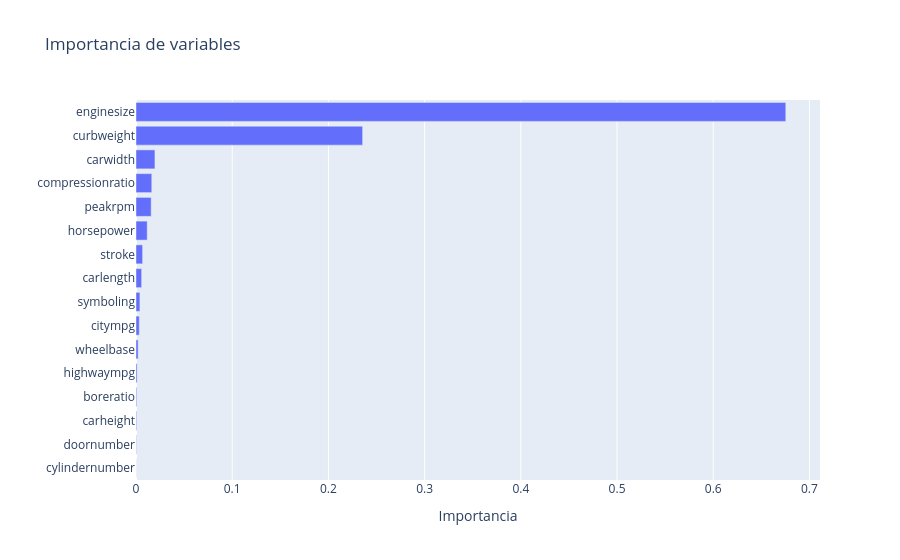

The notebook cell this image was saved under:
### Markdown cell above
CASO 2

### Code cell
import pandas as pd
import plotly.express as px
from sklearn.model_selection import train_test_split
from sklearn.tree import DecisionTreeRegressor

df = pd.read_csv('https://raw.githubusercontent.com/jorgermzg15/data-files/refs/heads/main/CarPrice_dataset.csv')

# Solo columnas numéricas
num = df.select_dtypes(include='number')
X = num.drop(columns=['price'])
y = num['price']

X_train, X_test, y_train, y_test = train_test_split(X, y, test_size=0.2, random_state=0)

arbol = DecisionTreeRegressor(random_state=0).fit(X_train, y_train)

imp = pd.Series(arbol.feature_importances_, index=X.columns).sort_values()
px.bar(x=imp.values, y=imp.index, orientation='h',
       title='Importancia de variables', labels={'x': 'Importancia', 'y': ''}).show()

print(imp.sort_values(ascending=False))
print("Más importante:", imp.idxmax())

### Figure 1 — Plotly figure (JSON) as saved in the notebook; plotly's stock layout.template omitted (floating-point values rounded to 4 significant figures)
{"data": [{"hovertemplate": "Importancia=%{x}<br>=%{y}<extra></extra>", "legendgroup": "", "marker": {"color": "#636efa", "pattern": {"shape": ""}}, "name": "", "orientation": "h", "showlegend": false, "textposition": "auto", "type": "bar", "x": [7.318e-05, 0.0003767, 0.0006705, 0.0007695, 0.001147, 0.002212, 0.003412, 0.004067, 0.005857, 0.006883, 0.01166, 0.01578, 0.0164, 0.0197, 0.2356, 0.6754], "xaxis": "x", "y": ["cylindernumber", "doornumber", "carheight", "boreratio", "highwaympg", "wheelbase", "citympg", "symboling", "carlength", "stroke", "horsepower", "peakrpm", "compressionratio", "carwidth", "curbweight", "enginesize"], "yaxis": "y"}], "layout": {"barmode": "relative", "legend": {"tracegroupgap": 0}, "title": {"text": "Importancia de variables"}, "xaxis": {"anchor": "y", "domain": [0, 1], "title": {"text": "Importancia"}}, "yaxis": {"anchor": "x", "domain": [0, 1], "title": {"text": ""}}}}
